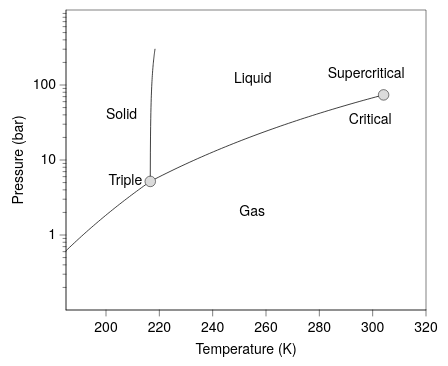

The specification (Vega-Lite) saved for this image:
### Vega-Lite specification from a JSON file in a GitHub repository (floating-point values rounded to 4 significant figures; data arrays with more than 128 entries replaced by an {"elided": "..."} marker saying what was removed)
{"background": null, "config": {"arc": {"fill": "#DBDBDB", "fillOpacity": 1.0, "innerRadius": 37.5, "padAngle": 0.03, "stroke": "black", "strokeOpacity": 1, "strokeWidth": 0.25}, "area": {"fill": "#DBDBDB", "fillOpacity": 1.0, "stroke": "black", "strokeOpacity": 1, "strokeWidth": 0.25}, "axis": {"domain": true, "domainCap": "round", "domainColor": "black", "domainWidth": 0.25, "grid": false, "gridCap": "round", "gridColor": "#F1F1F1", "gridDash": [0, 0], "gridOpacity": 1.0, "gridWidth": 0.25, "labelColor": "black", "labelFont": "Helvetica Neue, HelveticaNeue, Helvetica, Arial, sans-serif", "labelFontSize": 7, "labelFontStyle": "normal", "labelFontWeight": 400, "offset": 0, "ticks": true, "tickCap": "round", "tickColor": "black", "tickRound": false, "tickSize": 3, "tickWidth": 0.25, "titleColor": "black", "titleFont": "Helvetica Neue, HelveticaNeue, Helvetica, Arial, sans-serif", "titleFontSize": 7, "titleFontStyle": "normal", "titleFontWeight": 400}, "axisX": {"domain": true, "labelAlign": "center", "labelAngle": 0, "labels": true, "ticks": true, "translate": 0}, "axisY": {"domain": true, "labelAlign": "right", "labelAngle": 0, "labels": true, "ticks": true, "translate": 0}, "axisRight": {"domain": true, "labelAlign": "left", "labelAngle": 0, "labels": true, "ticks": true, "translate": 0}, "axisTop": {"domain": true, "labelAlign": "center", "labelAngle": 0, "labels": true, "ticks": true, "translate": 0}, "axisBand": {"tickOffset": 0}, "bar": {"fill": "#DBDBDB", "fillOpacity": 1.0, "stroke": "black", "strokeOpacity": 1, "strokeWidth": 0.25}, "boxplot": {"size": 13.5, "ticks": {"cornerRadius": 0.25, "fill": "black", "opacity": 1, "size": 6.75, "thickness": 0.25}, "box": {"fillOpacity": 1.0, "stroke": "black", "strokeOpacity": 1, "strokeWidth": 0.25}, "median": {"cornerRadius": 0, "fill": "black", "fillOpacity": 1.0, "opacity": 1, "size": 13.5, "thickness": 0.25}, "rule": {"fill": "black", "fillOpacity": 1.0, "size": 15.0, "stroke": "black", "strokeDash": [0, 0], "strokeOpacity": 1, "strokeWidth": 0.25}, "outliers": {"color": "black", "fill": "black", "fillOpacity": 1.0, "size": 0, "stroke": "black", "strokeOpacity": 1, "strokeWidth": 0.25}}, "circle": {"fill": "black", "fillOpacity": 1.0, "size": 1.875, "stroke": null, "strokeOpacity": 1, "strokeWidth": 0.25}, "errorband": {"band": {"fillOpacity": 0.6, "stroke": null, "strokeWidth": 0.25, "strokeOpacity": 1}, "borders": {"opacity": 0, "strokeOpacity": 0.25, "strokeWidth": 1}}, "errorbar": {"opacity": 1, "rule": {"strokeDash": [0, 0], "strokeWidth": 0.25}, "ticks": {"color": "black", "cornerRadius": 0.125, "opacity": 1, "size": 9.0, "thickness": 0.25}, "thickness": 0.25}, "font": "Helvetica Neue, HelveticaNeue, Helvetica, Arial, sans-serif", "geoshape": {"fill": "#DBDBDB", "fillOpacity": 1.0, "stroke": "black", "strokeOpacity": 1, "strokeWidth": 0.25}, "header": {"labelColor": "black", "labelFont": "Helvetica Neue, HelveticaNeue, Helvetica, Arial, sans-serif", "labelFontSize": 7, "labelFontStyle": "normal", "labelFontWeight": 400, "titleColor": "black", "titleFont": "Helvetica Neue, HelveticaNeue, Helvetica, Arial, sans-serif", "titleFontSize": 7, "titleFontStyle": "normal", "titleFontWeight": 400, "titlePadding": 0}, "legend": {"disable": false, "offset": 4.5, "titlePadding": 4, "labelOffset": 2, "gradientLabelOffset": 2, "gradientLength": 75.0, "gradientThickness": 7.5, "gradientOpacity": 1.0, "gradientStrokeColor": "black", "gradientStrokeWidth": 0.25, "labelColor": "black", "labelFont": "Helvetica Neue, HelveticaNeue, Helvetica, Arial, sans-serif", "labelFontSize": 7, "labelFontStyle": "normal", "labelFontWeight": 400, "strokeColor": "black", "strokeWidth": 0, "symbolSize": 42, "symbolStrokeColor": "black", "symbolStrokeWidth": 0.25, "titleColor": "black", "titleFont": "Helvetica Neue, HelveticaNeue, Helvetica, Arial, sans-serif", "titleFontSize": 7, "titleFontStyle": "normal", "titleFontWeight": 400}, "line": {"color": "black", "stroke": "black", "strokeCap": "round", "strokeDash": [0, 0], "strokeOpacity": 1, "strokeWidth": 0.375}, "point": {"filled": true, "fill": "#DBDBDB", "fillOpacity": 1.0, "size": 7.5, "stroke": "black", "strokeOpacity": 1, "strokeWidth": 0.25}, "range": {"category": ["#5CA7B1", "#CDDEF3", "#B7B3E4", "#B3DAB5", "#F5E1B3", "#3D727B", "#8AA8D2", "#867DAC", "#80A988", "#CBB17A", "#204148", "#59719A", "#584C77", "#507B5F", "#9D824D"], "diverging": {"scheme": ["#C35082", "#CE6D94", "#D989A7", "#E2A4BA", "#EABFCE", "#F1DBE2", "#F6F6F6", "#D7E0EB", "#B9CBE0", "#9BB6D5", "#7DA1C9", "#5F8CBD", "#4177B1"]}, "heatmap": {"scheme": ["#32022B", "#43044D", "#4C196E", "#4D338C", "#484DA6", "#3A68BB", "#1D83CA", "#1D9CCB", "#23B5C9", "#28CDC5", "#4DE0B4", "#91EE9F"]}, "ordinal": {"scheme": ["#F1F1F1", "#DBDBDB", "#C6C6C6", "#B2B2B2", "#9D9D9D", "#898989", "#767676", "#636363", "#515151", "#404040", "#2F2F2F", "#1F1F1F"]}, "ramp": {"scheme": ["#32022B", "#43044D", "#4C196E", "#4D338C", "#484DA6", "#3A68BB", "#1D83CA", "#1D9CCB", "#23B5C9", "#28CDC5", "#4DE0B4", "#91EE9F"]}}, "rule": {"color": "black", "stroke": "black", "strokeCap": "round", "strokeDash": [2, 2], "strokeOpacity": 1, "strokeWidth": 0.25}, "scale": {"bandPaddingInner": 0.1, "bandPaddingOuter": 0.1, "round": false}, "rect": {"fill": "#DBDBDB", "fillOpacity": 1.0, "stroke": "black", "strokeOpacity": 1, "strokeWidth": 0.25}, "square": {"fill": "#DBDBDB", "fillOpacity": 1.0, "size": 15.0, "stroke": "black", "strokeOpacity": 1, "strokeWidth": 0.25}, "text": {"color": "black", "font": "Helvetica Neue, HelveticaNeue, Helvetica, Arial, sans-serif", "fontSize": 7, "fontStyle": "normal", "fontWeight": 400}, "tick": {"color": "black", "cornerRadius": 0.125, "opacity": 1.0, "size": 13.5, "thickness": 0.25}, "title": {"anchor": "middle", "frame": "group", "color": "black", "font": "Helvetica Neue, HelveticaNeue, Helvetica, Arial, sans-serif", "fontSize": 7, "fontStyle": "normal", "fontWeight": 400, "subtitleColor": "black", "subtitleFont": "Helvetica Neue, HelveticaNeue, Helvetica, Arial, sans-serif", "subtitleFontSize": "Helvetica Neue, HelveticaNeue, Helvetica, Arial, sans-serif", "subtitleFontStyle": "normal", "subtitleFontWeight": 400}, "trail": {"color": "black", "opacity": 1, "size": 0.375}, "view": {"continuousWidth": 180, "continuousHeight": 150, "discreteWidth": 180, "discreteHeight": 150, "fill": null, "stroke": "black", "strokeWidth": 0.25}}, "layer": [{"layer": [{"data": {"name": "data-8fe92955c799ebca20823ced94063bf8"}, "mark": {"type": "line"}, "encoding": {"detail": {"field": "boundary", "type": "nominal"}, "x": {"field": "T", "scale": {"domain": [185, 320], "nice": false}, "title": "Temperature (K)", "type": "quantitative"}, "y": {"axis": {"values": [1, 10, 100]}, "field": "P", "scale": {"domain": [1, 300], "nice": false, "type": "log"}, "title": "Pressure (bar)", "type": "quantitative"}}}, {"data": {"name": "data-552e38837a02bf9e1416e4e04ed8ceca"}, "mark": {"type": "point", "filled": true, "opacity": 1, "size": 28}, "encoding": {"x": {"field": "T", "type": "quantitative"}, "y": {"field": "P", "type": "quantitative"}}}, {"data": {"values": [{"__dysonsphere__": 1}]}, "mark": {"type": "text", "align": "left", "angle": 0, "baseline": "middle", "dx": 0, "dy": 0, "opacity": 1.0}, "encoding": {"text": {"value": "Solid"}, "x": {"datum": 200.0}, "y": {"datum": 40.0}}}, {"data": {"values": [{"__dysonsphere__": 1}]}, "mark": {"type": "text", "align": "left", "angle": 0, "baseline": "middle", "dx": 0, "dy": 0, "opacity": 1.0}, "encoding": {"text": {"value": "Liquid"}, "x": {"datum": 248.0}, "y": {"datum": 120.0}}}, {"data": {"values": [{"__dysonsphere__": 1}]}, "mark": {"type": "text", "align": "left", "angle": 0, "baseline": "middle", "dx": 0, "dy": 0, "opacity": 1.0}, "encoding": {"text": {"value": "Gas"}, "x": {"datum": 250.0}, "y": {"datum": 2.0}}}, {"data": {"values": [{"__dysonsphere__": 1}]}, "mark": {"type": "text", "align": "right", "angle": 0, "baseline": "middle", "dx": 0, "dy": 0, "opacity": 1.0}, "encoding": {"text": {"value": "Supercritical"}, "x": {"datum": 312.0}, "y": {"datum": 140.0}}}, {"data": {"values": [{"__dysonsphere__": 1}]}, "mark": {"type": "text", "align": "right", "angle": 0, "baseline": "middle", "dx": -4, "dy": 0, "opacity": 1.0}, "encoding": {"text": {"value": "Triple"}, "x": {"datum": 216.6}, "y": {"datum": 5.18}}}, {"data": {"values": [{"__dysonsphere__": 1}]}, "mark": {"type": "text", "align": "right", "angle": 0, "baseline": "middle", "dx": 4, "dy": 0, "opacity": 1.0}, "encoding": {"text": {"value": "Critical"}, "x": {"datum": 304.1}, "y": {"datum": 34.0}}}]}, {"data": {"name": "data-8fe92955c799ebca20823ced94063bf8"}, "mark": {"type": "point", "opacity": 0}, "encoding": {"y": {"axis": {"domain": false, "grid": false, "labels": false, "orient": "left", "tickSize": 1.5, "ticks": true, "values": [0.2, 0.3, 0.4, 0.5, 0.6, 0.7, 0.8, 0.9, 2, 3, 4, 5, 6, 7, 8, 9, 20, 30, 40, 50, 60, 70, 80, 90, 200, 300, 400, 500, 600, 700, 800, 900]}, "field": "P", "scale": {"base": 10, "domain": [0.1, 1000], "type": "log"}, "title": null, "type": "quantitative"}}}], "resolve": {"axis": {"y": "independent"}}, "$schema": "https://vega.github.io/schema/vega-lite/v6.4.1.json", "datasets": {"data-8fe92955c799ebca20823ced94063bf8": {"elided": "150 records"}, "data-552e38837a02bf9e1416e4e04ed8ceca": [{"T": 216.6, "P": 5.18}, {"T": 304.1, "P": 73.8}]}}
